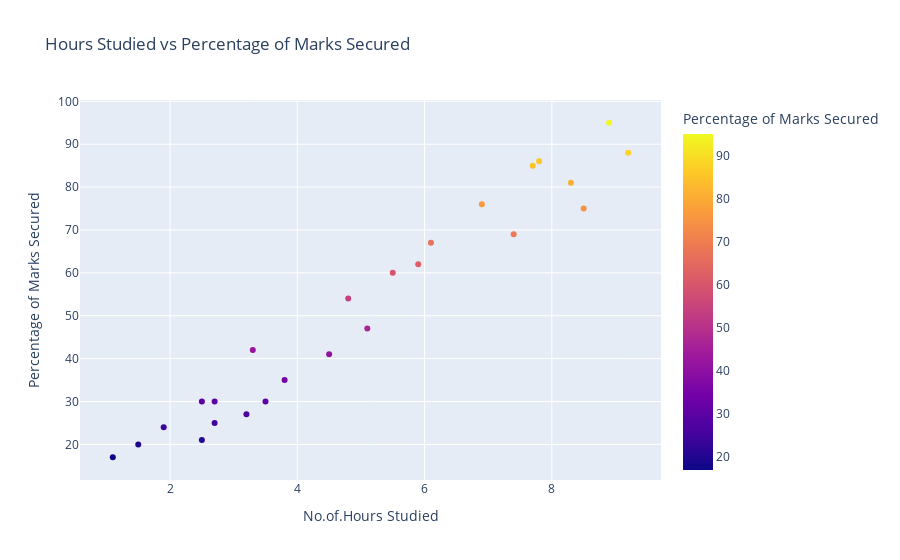

The notebook cell this image was saved under:
### Code cell
#Scatterplot for the two variables to find the nature of relationship
fig=px.scatter(data,x='Hours',y='Scores',color='Scores',
           labels={'Hours':'No.of.Hours Studied','Scores':'Percentage of Marks Secured'},
              title='Hours Studied vs Percentage of Marks Secured ')
fig.show()

### Figure 1 — Plotly figure (JSON) as saved in the notebook; plotly's stock layout.template omitted (floating-point values rounded to 4 significant figures)
{"data": [{"hovertemplate": "No.of.Hours Studied=%{x}<br>Percentage of Marks Secured=%{marker.color}<extra></extra>", "legendgroup": "", "marker": {"color": [21, 47, 27, 75, 30, 20, 88, 60, 81, 25, 85, 62, 41, 42, 17, 95, 30, 24, 67, 69, 30, 54, 35, 76, 86], "coloraxis": "coloraxis", "symbol": "circle"}, "mode": "markers", "name": "", "orientation": "v", "showlegend": false, "type": "scatter", "x": [2.5, 5.1, 3.2, 8.5, 3.5, 1.5, 9.2, 5.5, 8.3, 2.7, 7.7, 5.9, 4.5, 3.3, 1.1, 8.9, 2.5, 1.9, 6.1, 7.4, 2.7, 4.8, 3.8, 6.9, 7.8], "xaxis": "x", "y": [21, 47, 27, 75, 30, 20, 88, 60, 81, 25, 85, 62, 41, 42, 17, 95, 30, 24, 67, 69, 30, 54, 35, 76, 86], "yaxis": "y"}], "layout": {"coloraxis": {"colorbar": {"title": {"text": "Percentage of Marks Secured"}}, "colorscale": [[0, "#0d0887"], [0.1111, "#46039f"], [0.2222, "#7201a8"], [0.3333, "#9c179e"], [0.4444, "#bd3786"], [0.5556, "#d8576b"], [0.6667, "#ed7953"], [0.7778, "#fb9f3a"], [0.8889, "#fdca26"], [1, "#f0f921"]]}, "legend": {"tracegroupgap": 0}, "title": {"text": "Hours Studied vs Percentage of Marks Secured "}, "xaxis": {"anchor": "y", "domain": [0, 1], "title": {"text": "No.of.Hours Studied"}}, "yaxis": {"anchor": "x", "domain": [0, 1], "title": {"text": "Percentage of Marks Secured"}}}}
